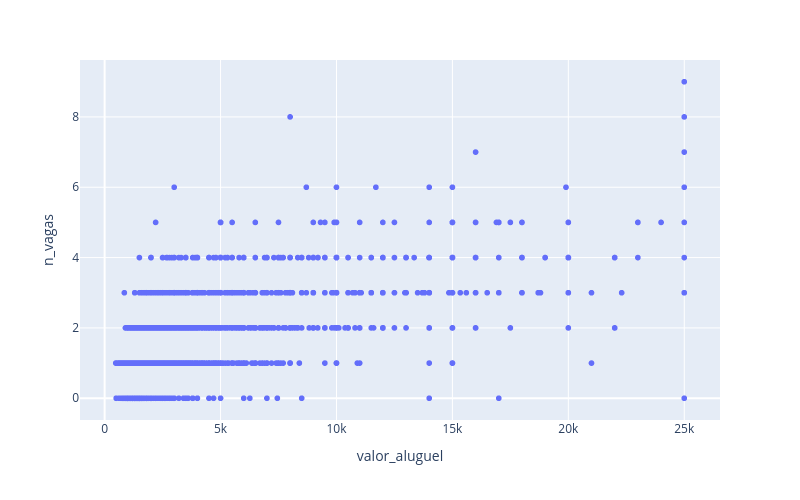

The notebook cell saved with this chart:
### Code cell
fig = px.scatter(
    df,
    x='valor_aluguel',
    y='n_vagas',
    title=''
)
fig.update_layout(width=800, height=500)
fig.show()

#os dados indicam que aluguéis sem vaga tendem a ser mais baratos, com um gava adquirem uma distribuição maior. Entretanto, acima de duas vagas
# a relação entre número de vagas e valor do aluguel se torna menos evidente. Talvez porque no geral o grupo presente no banco de dados possui apenas um carro.

### Figure 1 — Plotly figure (JSON) as saved in the notebook; plotly's stock layout.template omitted (floating-point values rounded to 4 significant figures; data arrays with more than 128 entries replaced by an {"elided": "..."} marker saying what was removed)
{"data": [{"hovertemplate": "valor_aluguel=%{x}<br>n_vagas=%{y}<extra></extra>", "legendgroup": "", "marker": {"color": "#636efa", "symbol": "circle"}, "mode": "markers", "name": "", "showlegend": false, "type": "scattergl", "x": {"elided": "6605 int values"}, "xaxis": "x", "y": {"elided": "6605 int values"}, "yaxis": "y"}], "layout": {"height": 500, "legend": {"tracegroupgap": 0}, "margin": {"t": 60}, "width": 800, "xaxis": {"anchor": "y", "domain": [0, 1], "title": {"text": "valor_aluguel"}}, "yaxis": {"anchor": "x", "domain": [0, 1], "title": {"text": "n_vagas"}}}}
